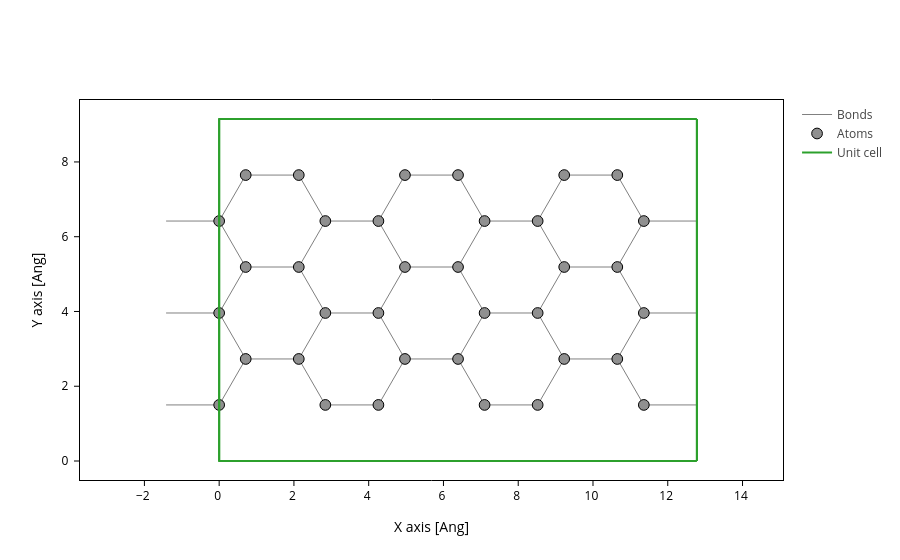

This figure's notebook cell:
### Markdown cell above
# Make electrode

### Code cell
WIDTH_ELEC = 6
LENGTH_ELEC = 3
electrode = make_nanoribbon(WIDTH_ELEC, LENGTH_ELEC)
electrode.plot(axes="xy")

### Figure 1 — Plotly figure (JSON) as saved in the notebook; plotly's stock layout.template omitted (floating-point values rounded to 4 significant figures; data arrays with more than 128 entries replaced by an {"elided": "..."} marker saying what was removed)
{"data": [{"line": {"color": "gray", "width": 1}, "meta": {}, "mode": "lines", "name": "Bonds", "opacity": 1, "type": "scatter", "x": {"elided": "1071 float values"}, "y": {"elided": "1071 float values"}}, {"marker": {"color": "#909090", "line": {"color": "black", "width": 1}, "opacity": 1, "size": 10.72}, "meta": {}, "mode": "markers", "name": "Atoms", "opacity": 1, "type": "scatter", "x": [0.0, 0.0, 0.0, 0.71, 0.71, 0.71, 2.13, 2.13, 2.13, 2.84, 2.84, 2.84, 4.26, 4.26, 4.26, 4.97, 4.97, 4.97, 6.39, 6.39, 6.39, 7.1, 7.1, 7.1, 8.52, 8.52, 8.52, 9.23, 9.23, 9.23, 10.65, 10.65, 10.65, 11.36, 11.36, 11.36], "y": [1.5, 3.96, 6.419, 2.73, 5.189, 7.649, 2.73, 5.189, 7.649, 1.5, 3.96, 6.419, 1.5, 3.96, 6.419, 2.73, 5.189, 7.649, 2.73, 5.189, 7.649, 1.5, 3.96, 6.419, 1.5, 3.96, 6.419, 2.73, 5.189, 7.649, 2.73, 5.189, 7.649, 1.5, 3.96, 6.419]}, {"meta": {}, "mode": "lines", "name": "Unit cell", "type": "scatter", "x": [0.0, 0.0, 12.78, 12.78, 0.0, 0.0, NaN, 0.0, 0.0, 0.0, 12.78, 12.78, 0.0, NaN, 12.78, 12.78, NaN, 12.78, 12.78], "y": [0.0, 9.149, 9.149, 9.149, 9.149, 9.149, NaN, 9.149, 0.0, 0.0, 0.0, 0.0, 0.0, NaN, 9.149, 0.0, NaN, 9.149, 0.0]}], "layout": {"scene": {"aspectmode": "data", "xaxis": {"title": {"text": "X axis [Ang]"}}, "yaxis": {"title": {"text": "Y axis [Ang]"}}}, "xaxis": {"scaleanchor": "y", "scaleratio": 1, "title": {"text": "X axis [Ang]"}}, "yaxis": {"title": {"text": "Y axis [Ang]"}}}}
